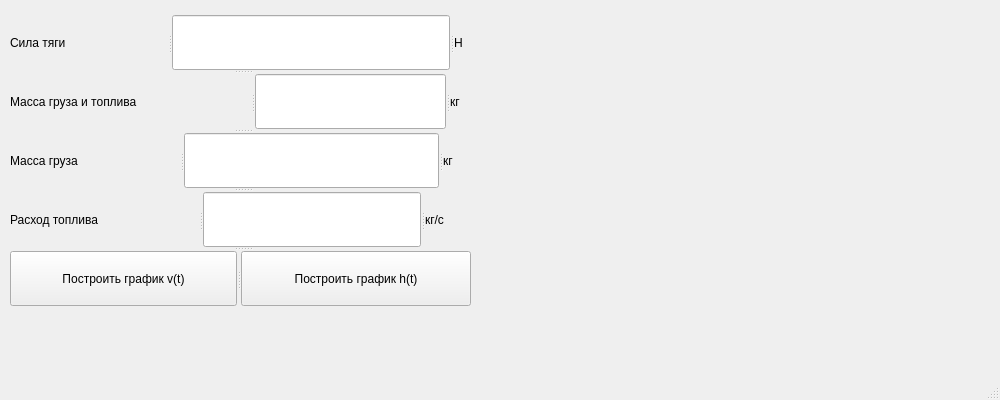
<?xml version="1.0" encoding="UTF-8"?>
<ui version="4.0">
 <class>MainWindow</class>
 <widget class="QMainWindow" name="MainWindow">
  <property name="geometry">
   <rect>
    <x>0</x>
    <y>0</y>
    <width>1000</width>
    <height>400</height>
   </rect>
  </property>
  <property name="sizePolicy">
   <sizepolicy hsizetype="Fixed" vsizetype="Fixed">
    <horstretch>1</horstretch>
    <verstretch>1</verstretch>
   </sizepolicy>
  </property>
  <property name="minimumSize">
   <size>
    <width>1000</width>
    <height>400</height>
   </size>
  </property>
  <property name="maximumSize">
   <size>
    <width>1000</width>
    <height>400</height>
   </size>
  </property>
  <property name="windowTitle">
   <string>Ракета</string>
  </property>
  <property name="styleSheet">
   <string notr="true">font: 16pt &quot;MS Shell Dlg 2&quot;;</string>
  </property>
  <widget class="QWidget" name="centralwidget">
   <widget class="QWidget" name="">
    <property name="geometry">
     <rect>
      <x>10</x>
      <y>0</y>
      <width>981</width>
      <height>321</height>
     </rect>
    </property>
    <layout class="QFormLayout" name="formLayout">
     <item row="0" column="0">
      <widget class="QSplitter" name="control">
       <property name="sizePolicy">
        <sizepolicy hsizetype="Expanding" vsizetype="Expanding">
         <horstretch>0</horstretch>
         <verstretch>0</verstretch>
        </sizepolicy>
       </property>
       <property name="orientation">
        <enum>Qt::Vertical</enum>
       </property>
       <widget class="QSplitter" name="F">
        <property name="orientation">
         <enum>Qt::Horizontal</enum>
        </property>
        <widget class="QLabel" name="label">
         <property name="sizePolicy">
          <sizepolicy hsizetype="Fixed" vsizetype="Fixed">
           <horstretch>0</horstretch>
           <verstretch>0</verstretch>
          </sizepolicy>
         </property>
         <property name="minimumSize">
          <size>
           <width>158</width>
           <height>55</height>
          </size>
         </property>
         <property name="maximumSize">
          <size>
           <width>158</width>
           <height>55</height>
          </size>
         </property>
         <property name="styleSheet">
          <string notr="true">font: 16pt &quot;MS Shell Dlg 2&quot;;</string>
         </property>
         <property name="text">
          <string>Сила тяги</string>
         </property>
        </widget>
        <widget class="QLineEdit" name="F_input">
         <property name="sizePolicy">
          <sizepolicy hsizetype="Fixed" vsizetype="Fixed">
           <horstretch>0</horstretch>
           <verstretch>0</verstretch>
          </sizepolicy>
         </property>
         <property name="minimumSize">
          <size>
           <width>278</width>
           <height>55</height>
          </size>
         </property>
         <property name="maximumSize">
          <size>
           <width>278</width>
           <height>55</height>
          </size>
         </property>
         <property name="styleSheet">
          <string notr="true">font: 16pt &quot;MS Shell Dlg 2&quot;;</string>
         </property>
        </widget>
        <widget class="QLabel" name="label_2">
         <property name="sizePolicy">
          <sizepolicy hsizetype="Ignored" vsizetype="Ignored">
           <horstretch>0</horstretch>
           <verstretch>0</verstretch>
          </sizepolicy>
         </property>
         <property name="minimumSize">
          <size>
           <width>22</width>
           <height>55</height>
          </size>
         </property>
         <property name="maximumSize">
          <size>
           <width>22</width>
           <height>55</height>
          </size>
         </property>
         <property name="styleSheet">
          <string notr="true">font: 16pt &quot;MS Shell Dlg 2&quot;;</string>
         </property>
         <property name="text">
          <string>H</string>
         </property>
        </widget>
       </widget>
       <widget class="QSplitter" name="m0">
        <property name="orientation">
         <enum>Qt::Horizontal</enum>
        </property>
        <widget class="QLabel" name="label_3">
         <property name="sizePolicy">
          <sizepolicy hsizetype="Fixed" vsizetype="Fixed">
           <horstretch>0</horstretch>
           <verstretch>0</verstretch>
          </sizepolicy>
         </property>
         <property name="minimumSize">
          <size>
           <width>241</width>
           <height>55</height>
          </size>
         </property>
         <property name="maximumSize">
          <size>
           <width>241</width>
           <height>55</height>
          </size>
         </property>
         <property name="styleSheet">
          <string notr="true">font: 16pt  &quot;MS Shell Dlg 2&quot; ;</string>
         </property>
         <property name="text">
          <string>Масса груза и топлива</string>
         </property>
        </widget>
        <widget class="QLineEdit" name="m0_input">
         <property name="sizePolicy">
          <sizepolicy hsizetype="Fixed" vsizetype="Fixed">
           <horstretch>0</horstretch>
           <verstretch>0</verstretch>
          </sizepolicy>
         </property>
         <property name="minimumSize">
          <size>
           <width>191</width>
           <height>55</height>
          </size>
         </property>
         <property name="maximumSize">
          <size>
           <width>191</width>
           <height>55</height>
          </size>
         </property>
         <property name="styleSheet">
          <string notr="true">font: 16pt &quot;MS Shell Dlg 2&quot;;</string>
         </property>
        </widget>
        <widget class="QLabel" name="label_4">
         <property name="sizePolicy">
          <sizepolicy hsizetype="Fixed" vsizetype="Fixed">
           <horstretch>0</horstretch>
           <verstretch>0</verstretch>
          </sizepolicy>
         </property>
         <property name="minimumSize">
          <size>
           <width>21</width>
           <height>55</height>
          </size>
         </property>
         <property name="maximumSize">
          <size>
           <width>21</width>
           <height>55</height>
          </size>
         </property>
         <property name="styleSheet">
          <string notr="true">font: 16pt &quot;MS Shell Dlg 2&quot;;</string>
         </property>
         <property name="text">
          <string>кг</string>
         </property>
        </widget>
       </widget>
       <widget class="QSplitter" name="mk">
        <property name="orientation">
         <enum>Qt::Horizontal</enum>
        </property>
        <widget class="QLabel" name="label_5">
         <property name="sizePolicy">
          <sizepolicy hsizetype="Fixed" vsizetype="Fixed">
           <horstretch>0</horstretch>
           <verstretch>0</verstretch>
          </sizepolicy>
         </property>
         <property name="minimumSize">
          <size>
           <width>170</width>
           <height>55</height>
          </size>
         </property>
         <property name="maximumSize">
          <size>
           <width>170</width>
           <height>55</height>
          </size>
         </property>
         <property name="styleSheet">
          <string notr="true">font: 16pt &quot;MS Shell Dlg 2&quot;;</string>
         </property>
         <property name="text">
          <string>Масса груза</string>
         </property>
        </widget>
        <widget class="QLineEdit" name="mk_input">
         <property name="sizePolicy">
          <sizepolicy hsizetype="Fixed" vsizetype="Fixed">
           <horstretch>0</horstretch>
           <verstretch>0</verstretch>
          </sizepolicy>
         </property>
         <property name="minimumSize">
          <size>
           <width>255</width>
           <height>55</height>
          </size>
         </property>
         <property name="maximumSize">
          <size>
           <width>255</width>
           <height>55</height>
          </size>
         </property>
         <property name="styleSheet">
          <string notr="true">font: 16pt &quot;MS Shell Dlg 2&quot;;</string>
         </property>
        </widget>
        <widget class="QLabel" name="label_6">
         <property name="sizePolicy">
          <sizepolicy hsizetype="Fixed" vsizetype="Fixed">
           <horstretch>0</horstretch>
           <verstretch>0</verstretch>
          </sizepolicy>
         </property>
         <property name="minimumSize">
          <size>
           <width>28</width>
           <height>55</height>
          </size>
         </property>
         <property name="maximumSize">
          <size>
           <width>28</width>
           <height>55</height>
          </size>
         </property>
         <property name="styleSheet">
          <string notr="true">font: 16pt &quot;MS Shell Dlg 2&quot;;</string>
         </property>
         <property name="text">
          <string>кг</string>
         </property>
        </widget>
       </widget>
       <widget class="QSplitter" name="alpha">
        <property name="orientation">
         <enum>Qt::Horizontal</enum>
        </property>
        <widget class="QLabel" name="label_7">
         <property name="sizePolicy">
          <sizepolicy hsizetype="Fixed" vsizetype="Fixed">
           <horstretch>0</horstretch>
           <verstretch>0</verstretch>
          </sizepolicy>
         </property>
         <property name="minimumSize">
          <size>
           <width>189</width>
           <height>55</height>
          </size>
         </property>
         <property name="maximumSize">
          <size>
           <width>189</width>
           <height>55</height>
          </size>
         </property>
         <property name="styleSheet">
          <string notr="true">font: 16pt &quot;MS Shell Dlg 2&quot;;</string>
         </property>
         <property name="text">
          <string>Расход топлива</string>
         </property>
        </widget>
        <widget class="QLineEdit" name="alpha_input">
         <property name="enabled">
          <bool>true</bool>
         </property>
         <property name="sizePolicy">
          <sizepolicy hsizetype="Fixed" vsizetype="Fixed">
           <horstretch>0</horstretch>
           <verstretch>0</verstretch>
          </sizepolicy>
         </property>
         <property name="minimumSize">
          <size>
           <width>218</width>
           <height>55</height>
          </size>
         </property>
         <property name="maximumSize">
          <size>
           <width>218</width>
           <height>55</height>
          </size>
         </property>
        </widget>
        <widget class="QLabel" name="label_8">
         <property name="sizePolicy">
          <sizepolicy hsizetype="Fixed" vsizetype="Fixed">
           <horstretch>0</horstretch>
           <verstretch>0</verstretch>
          </sizepolicy>
         </property>
         <property name="minimumSize">
          <size>
           <width>46</width>
           <height>55</height>
          </size>
         </property>
         <property name="maximumSize">
          <size>
           <width>46</width>
           <height>55</height>
          </size>
         </property>
         <property name="styleSheet">
          <string notr="true">font: 16pt &quot;MS Shell Dlg 2&quot;;</string>
         </property>
         <property name="text">
          <string>кг/с</string>
         </property>
        </widget>
       </widget>
       <widget class="QSplitter" name="buttons">
        <property name="orientation">
         <enum>Qt::Horizontal</enum>
        </property>
        <widget class="QPushButton" name="vt">
         <property name="sizePolicy">
          <sizepolicy hsizetype="Fixed" vsizetype="Fixed">
           <horstretch>0</horstretch>
           <verstretch>0</verstretch>
          </sizepolicy>
         </property>
         <property name="minimumSize">
          <size>
           <width>227</width>
           <height>55</height>
          </size>
         </property>
         <property name="maximumSize">
          <size>
           <width>227</width>
           <height>55</height>
          </size>
         </property>
         <property name="styleSheet">
          <string notr="true">font: 16pt &quot;MS Shell Dlg 2&quot;;</string>
         </property>
         <property name="text">
          <string>Построить график v(t)</string>
         </property>
        </widget>
        <widget class="QPushButton" name="ht">
         <property name="sizePolicy">
          <sizepolicy hsizetype="Fixed" vsizetype="Fixed">
           <horstretch>0</horstretch>
           <verstretch>0</verstretch>
          </sizepolicy>
         </property>
         <property name="minimumSize">
          <size>
           <width>230</width>
           <height>55</height>
          </size>
         </property>
         <property name="maximumSize">
          <size>
           <width>230</width>
           <height>55</height>
          </size>
         </property>
         <property name="styleSheet">
          <string notr="true">font: 16pt &quot;MS Shell Dlg 2&quot;;</string>
         </property>
         <property name="text">
          <string>Построить график h(t)</string>
         </property>
        </widget>
       </widget>
      </widget>
     </item>
     <item row="0" column="1">
      <layout class="QGridLayout" name="Graph"/>
     </item>
    </layout>
   </widget>
  </widget>
  <widget class="QMenuBar" name="menubar">
   <property name="geometry">
    <rect>
     <x>0</x>
     <y>0</y>
     <width>1000</width>
     <height>30</height>
    </rect>
   </property>
  </widget>
  <widget class="QStatusBar" name="statusbar"/>
 </widget>
 <resources/>
 <connections/>
</ui>
